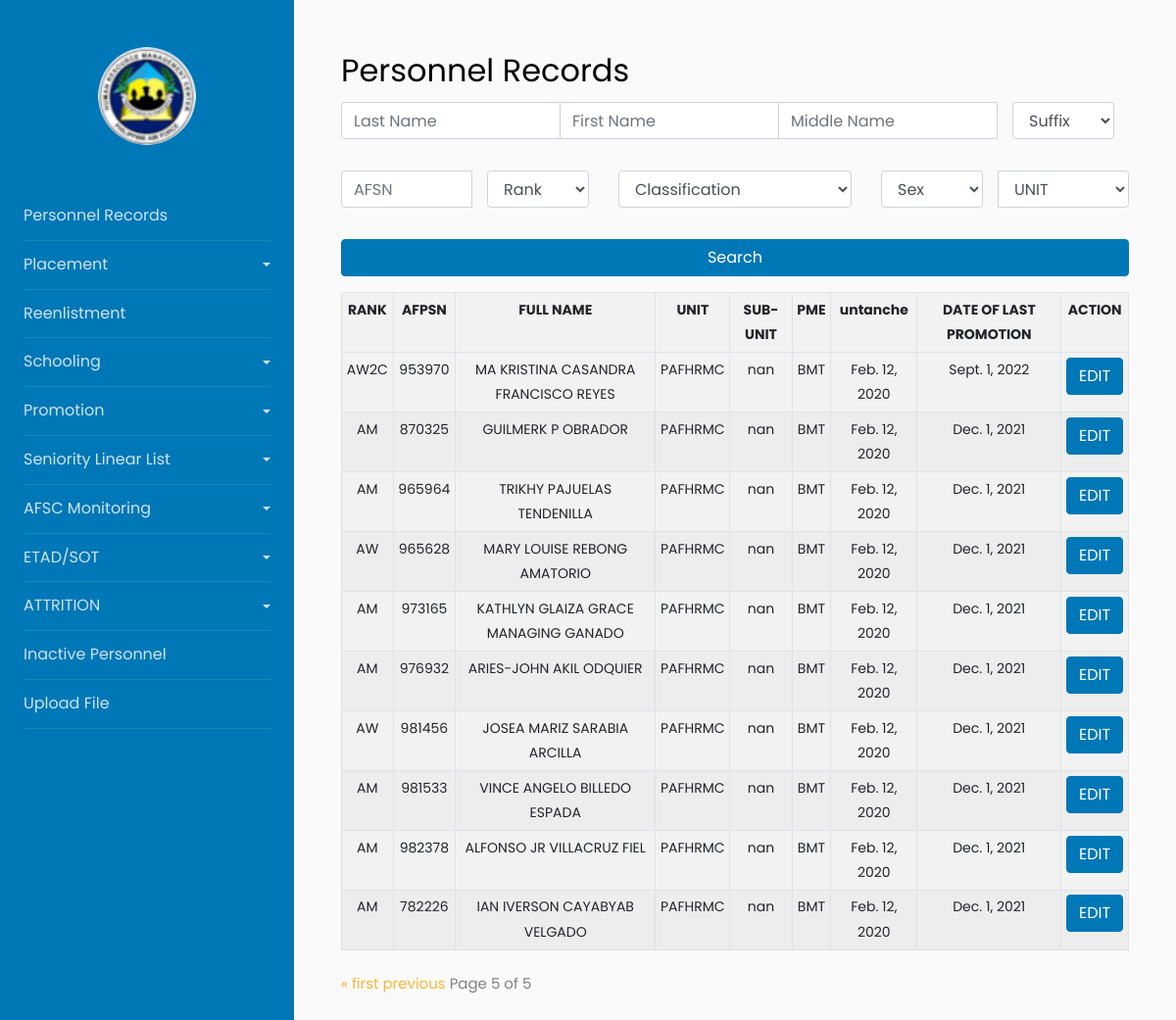
The app's page /?page=5 with its own data.
### myapp/models.py (models this page shows, shortened)
class PersonnelItem(models.Model):
    RANK = models.CharField(max_length=200)
    LAST_NAME = models.CharField(max_length=200)
    FIRST_NAME = models.CharField(max_length=200)
    MIDDLE_NAME = models.CharField(max_length=200)
    EXTENSION_NAME = models.CharField(max_length=200, blank=True, null=True)
    SERIAL_NUMBER = models.CharField(max_length=200)
    BOS = models.CharField(max_length=200)
    SEX = models.CharField(max_length=10)
    BIRTHDAY = models.DateField(blank=True, null=True)
    CONTACT_NUMBER = models.CharField(max_length=200, blank=True, null=True)
    ADDRESS = models.CharField(max_length=200, blank=True, null=True)
    CLASSIFICATION = models.CharField(max_length=200)
    CATEGORY = models.CharField(max_length=200)
    SOURCE_OF_ENLISTMENT_COMMISION =models.CharField(max_length=200)
    PILOT_RATED_NON_RATED = models.CharField(max_length=200, blank=True, null=True)
    AFSC = models.CharField(max_length=200, blank=True, null=True)
    HIGHEST_PME_COURSES = models.CharField(max_length=200, blank=True, null=True)
    EFFECTIVE_DATE_APPOINTMENT = models.DateField()
    EFFECTIVE_DATE_ENTERED = models.DateField()
    DATE_LAST_PROMOTION_APPOINTMENT = models.DateField(blank=True, null=True)
    UNIT = models.CharField(max_length=200, blank=True, null=True)
    SUB_UNIT = models.CharField(max_length=200, blank=True, null=True)
    DATE_FIRST_TRANCHE_REENLISTMENT = models.DateField( blank=True, null=True)
    DATE_SECOND_TRANCHE_REENLISTMENT = models.DateField( blank=True, null=True)

### myapp/views.py (the view)
# urls.py: path('', views.index, name='index'),
def index(request):
    last_name_query = request.GET.get('last_name')
    first_name_query = request.GET.get('first_name')
    middle_name_query = request.GET.get('middle_name')
    suffix_query = request.GET.get('suffix')
    afsn_query = request.GET.get('afsn')
    rank_query = request.GET.get('rank')
    classification_query = request.GET.get('classification')
    sex_query = request.GET.get('sex')
    unit_query = request.GET.get('unit')
    filters = Q()
    if last_name_query:
        filters &= Q(LAST_NAME__icontains=last_name_query)
    if first_name_query:
        filters &= Q(FIRST_NAME__icontains=first_name_query)
    if middle_name_query:
        filters &= Q(MIDDLE_NAME__icontains=middle_name_query)
    if suffix_query and suffix_query != "Suffix":
        filters &= Q(EXTENSION_NAME__icontains=suffix_query)
    if afsn_query:
        filters &= Q(SERIAL_NUMBER__icontains=afsn_query)  # Change this to 'SERIAL_NUMBER'
    if rank_query and rank_query != "Rank":
        filters &= Q(RANK__icontains=rank_query)
    if classification_query and classification_query != "Classification":
        filters &= Q(CLASSIFICATION__icontains=classification_query)
    if sex_query and sex_query != "Sex":
        filters &= Q(SEX__icontains=sex_query)
    if unit_query:
        filters &= Q(UNIT__icontains=unit_query)
    persons = PersonnelItem.objects.filter(filters)
    paginator = Paginator(persons, 10)
    page_num = request.GET.get("page")
    persons = paginator.get_page(page_num)
    return render(request, 'myapp/index.html', {
        'persons': persons,
        'last_name_query': last_name_query,
        'first_name_query': first_name_query,
        'middle_name_query': middle_name_query,
        'suffix_query': suffix_query,
        'afsn_query': afsn_query,
        'rank_query': rank_query,
        'classification_query': classification_query,
        'sex_query': sex_query,
        'unit_query': unit_query,
    })

### myapp/templates/myapp/index.html (shortened to what this page needs)
{% extends 'Base/base.html' %}
{% block content %}
<h2>Personnel Records</h2>
{% include 'myapp/searchforms.html' %}
{% include 'myapp/tablewithPaginator.html' %}
{% endblock %}

### myapp/templates/myapp/tablewithPaginator.html (shortened to what this page needs)
     <table class="table table-responsive-sm table-bordered table-striped table-sm">
      <tr>
          <th>RANK</th>
          <th>AFPSN</th>
          <th>FULL NAME</th>
          <th>UNIT</th>
          <th>SUB-UNIT</th>
          <th>PME</th>
          <th>untanche</th>
          <th>DATE OF LAST PROMOTION</th>
          <th>ACTION</th>
      </tr>
      {% for person in persons %}
      <tr>
        <td>{{ person.RANK }}</td>
        <td>{{ person.SERIAL_NUMBER }}</td>
        <td>{{ person.FIRST_NAME}} {{person.MIDDLE_NAME}} {{person.LAST_NAME}}</td>
        <td>{{ person.UNIT }}</td>
        <td>{{ person.SUB_UNIT }}</td>
        <td>{{ person.HIGHEST_PME_COURSES }}</td>
        <td>{{ person.DATE_FIRST_TRANCHE_REENLISTMENT }}</td>
        <td>{{ person.DATE_LAST_PROMOTION_APPOINTMENT }}</td>
        <td>
        <button
                class="btn btn-primary openModalButton"
                data-rank="{{ person.RANK }}"
                data-lastname="{{ person.LAST_NAME }}"
                data-firstname="{{ person.FIRST_NAME }}"
                data-middlename="{{ person.MIDDLE_NAME }}"
                data-suffix="{{ person.EXTENSION_NAME }}"
                data-afpsn="{{ person.SERIAL_NUMBER }}"
                data-unit="{{ person.UNIT }}"
                data-subunit="{{ person.SUB_UNIT }}"
                data-birthday="{{ person.BIRTHDAY|date:'d-b-Y' }}"
                data-contactnumber="{{ person.CONTACT_NUMBER }}"
                data-sex="{{ person.SEX }}"
                data-address="{{ person.ADDRESS }}"
                data-classification="{{ person.CLASSIFICATION }}"
                data-sourceofenlistmentcommission="{{ person.SOURCE_OF_ENLISTMENT_COMMISION }}"
                data-category="{{ person.CATEGORY }}"
                data-afsc="{{ person.AFSC }}"
                data-hpme="{{ person.HIGHEST_PME_COURSES }}"
                data-dateenteredmilitary="{{ person.EFFECTIVE_DATE_ENTERED|date:'d-b-Y' }}"
                data-lengthofservice="{{ person.LENGTH_OF_SERVICE }}"
                data-unaTranche="{{ person.DATE_FIRST_TRANCHE_REENLISTMENT|date:'Y-m-d' }}"
                data-dosTranche="{{ person.DATE_SECOND_TRANCHE_REENLISTMENT|date:'Y-m-d' }}"
                data-dateoflastetadsot="{{ person.DATE_SECOND_TRANCHE_REENLISTMENT|date:'Y-m-d' }}"
                data-pilotrating="{{ person.PILOT_RATED_NON_RATED }}"
                data-promotion="{{ person.DATE_LAST_PROMOTION_APPOINTMENT|date:'Y-m-d' }}"
                data-dateofcommissionship="{{ person.DATE_LAST_PROMOTION_APPOINTMENT|date:'d-b-Y' }}"
                data-toggle="modal"
                data-target="#myModal">EDIT</button>
        </td>
    </tr>
      {% endfor %}
  </table>
  {% include 'modals/updateModal.html' %}
  <div class="pagination">
    <span class="step-links">
        {% if persons.has_previous %}
            <a href="?page=1">&laquo; first</a>
            <a href="?page={{ persons.previous_page_number }}">previous</a>
        {% endif %}
        <span class="current">
            Page {{ persons.number }} of {{ persons.paginator.num_pages }}
        </span>
    </span>
  </div>

### records on screen
PersonnelItem: RANK "AW2C", SERIAL_NUMBER "953970", FIRST_NAME "MA KRISTINA CASANDRA", MIDDLE_NAME "FRANCISCO", LAST_NAME "REYES", UNIT "PAFHRMC", SUB_UNIT "nan", HIGHEST_PME_COURSES "BMT", DATE_FIRST_TRANCHE_REENLISTMENT "Feb. 12, 2020", DATE_LAST_PROMOTION_APPOINTMENT "Sept. 1, 2022"
PersonnelItem: RANK "AM", SERIAL_NUMBER "870325", FIRST_NAME "GUILMERK", MIDDLE_NAME "P", LAST_NAME "OBRADOR", UNIT "PAFHRMC", SUB_UNIT "nan", HIGHEST_PME_COURSES "BMT", DATE_FIRST_TRANCHE_REENLISTMENT "Feb. 12, 2020", DATE_LAST_PROMOTION_APPOINTMENT "Dec. 1, 2021"
PersonnelItem: RANK "AM", SERIAL_NUMBER "965964", FIRST_NAME "TRIKHY", MIDDLE_NAME "PAJUELAS", LAST_NAME "TENDENILLA", UNIT "PAFHRMC", SUB_UNIT "nan", HIGHEST_PME_COURSES "BMT", DATE_FIRST_TRANCHE_REENLISTMENT "Feb. 12, 2020", DATE_LAST_PROMOTION_APPOINTMENT "Dec. 1, 2021"
PersonnelItem: RANK "AW", SERIAL_NUMBER "965628", FIRST_NAME "MARY LOUISE", MIDDLE_NAME "REBONG", LAST_NAME "AMATORIO", UNIT "PAFHRMC", SUB_UNIT "nan", HIGHEST_PME_COURSES "BMT", DATE_FIRST_TRANCHE_REENLISTMENT "Feb. 12, 2020", DATE_LAST_PROMOTION_APPOINTMENT "Dec. 1, 2021"
PersonnelItem: RANK "AM", SERIAL_NUMBER "973165", FIRST_NAME "KATHLYN GLAIZA GRACE", MIDDLE_NAME "MANAGING", LAST_NAME "GANADO", UNIT "PAFHRMC", SUB_UNIT "nan", HIGHEST_PME_COURSES "BMT", DATE_FIRST_TRANCHE_REENLISTMENT "Feb. 12, 2020", DATE_LAST_PROMOTION_APPOINTMENT "Dec. 1, 2021"
PersonnelItem: RANK "AM", SERIAL_NUMBER "976932", FIRST_NAME "ARIES-JOHN", MIDDLE_NAME "AKIL", LAST_NAME "ODQUIER", UNIT "PAFHRMC", SUB_UNIT "nan", HIGHEST_PME_COURSES "BMT", DATE_FIRST_TRANCHE_REENLISTMENT "Feb. 12, 2020", DATE_LAST_PROMOTION_APPOINTMENT "Dec. 1, 2021"
PersonnelItem: RANK "AW", SERIAL_NUMBER "981456", FIRST_NAME "JOSEA MARIZ", MIDDLE_NAME "SARABIA", LAST_NAME "ARCILLA", UNIT "PAFHRMC", SUB_UNIT "nan", HIGHEST_PME_COURSES "BMT", DATE_FIRST_TRANCHE_REENLISTMENT "Feb. 12, 2020", DATE_LAST_PROMOTION_APPOINTMENT "Dec. 1, 2021"
PersonnelItem: RANK "AM", SERIAL_NUMBER "981533", FIRST_NAME "VINCE ANGELO", MIDDLE_NAME "BILLEDO", LAST_NAME "ESPADA", UNIT "PAFHRMC", SUB_UNIT "nan", HIGHEST_PME_COURSES "BMT", DATE_FIRST_TRANCHE_REENLISTMENT "Feb. 12, 2020", DATE_LAST_PROMOTION_APPOINTMENT "Dec. 1, 2021"
PersonnelItem: RANK "AM", SERIAL_NUMBER "982378", FIRST_NAME "ALFONSO JR", MIDDLE_NAME "VILLACRUZ", LAST_NAME "FIEL", UNIT "PAFHRMC", SUB_UNIT "nan", HIGHEST_PME_COURSES "BMT", DATE_FIRST_TRANCHE_REENLISTMENT "Feb. 12, 2020", DATE_LAST_PROMOTION_APPOINTMENT "Dec. 1, 2021"
PersonnelItem: RANK "AM", SERIAL_NUMBER "782226", FIRST_NAME "IAN IVERSON", MIDDLE_NAME "CAYABYAB", LAST_NAME "VELGADO", UNIT "PAFHRMC", SUB_UNIT "nan", HIGHEST_PME_COURSES "BMT", DATE_FIRST_TRANCHE_REENLISTMENT "Feb. 12, 2020", DATE_LAST_PROMOTION_APPOINTMENT "Dec. 1, 2021"

### other values on screen
{{ persons.number }} "5"
{{ persons.paginator.num_pages }} "5"
